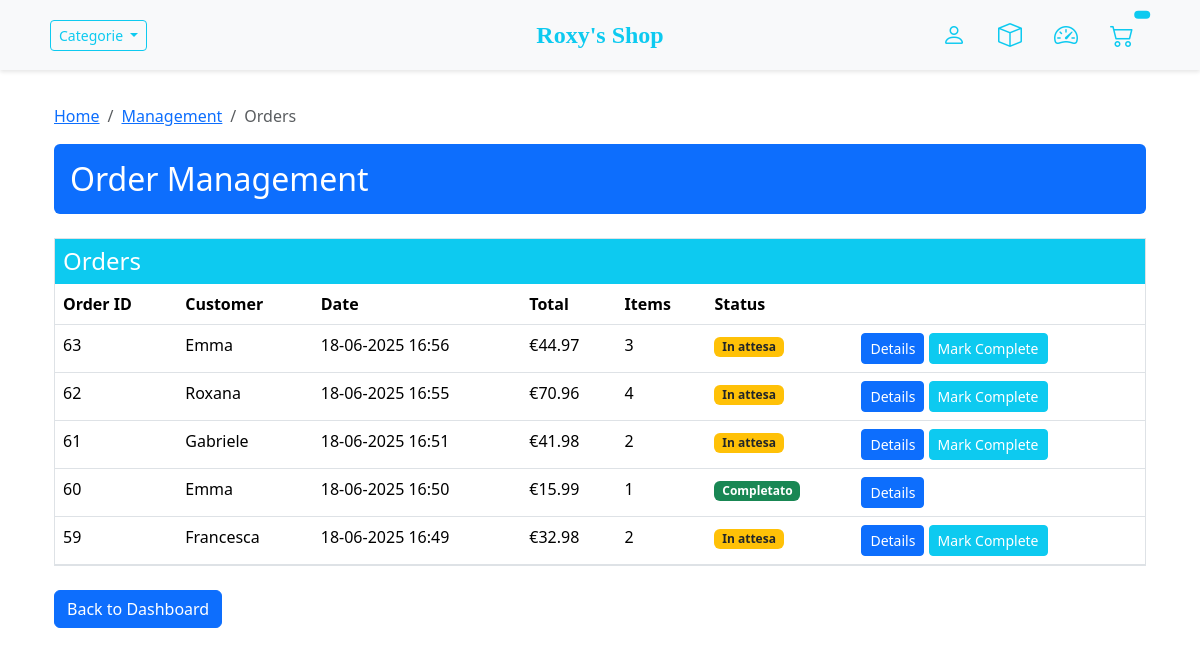
The app's page /management/orders/ (signed in), older data.
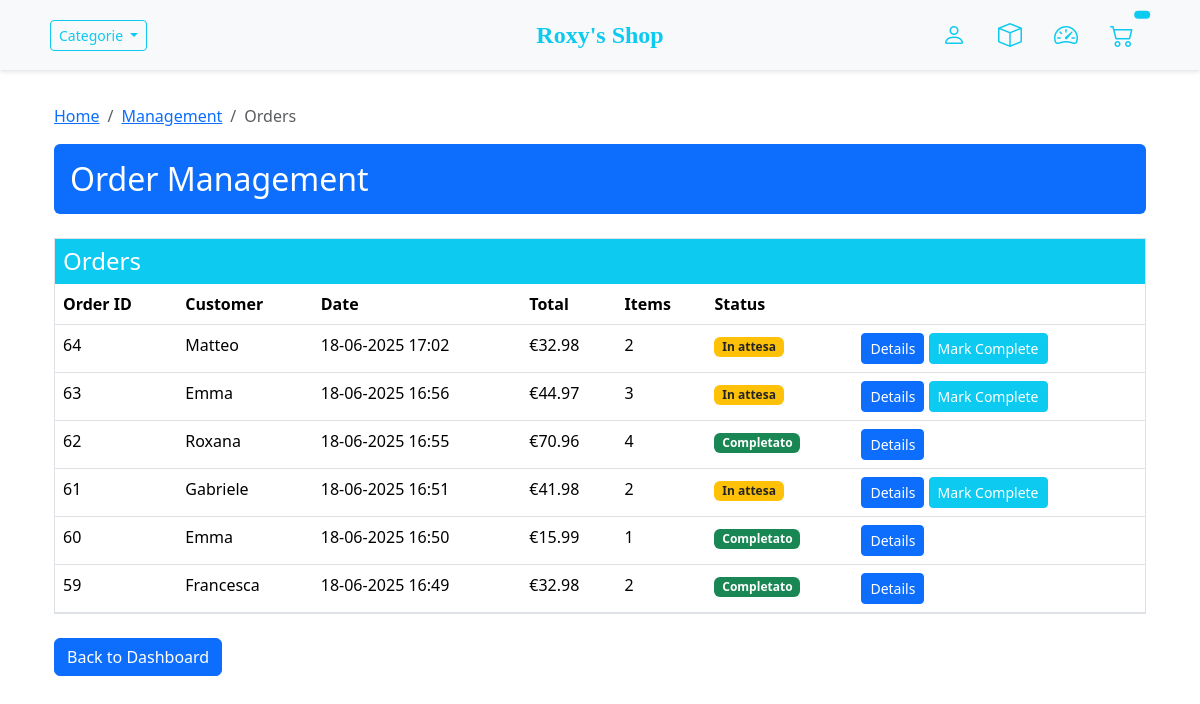
The same page, newer data.
### store/models.py (models this page shows, shortened)
class Order(models.Model):
	customer = models.ForeignKey(Customer, on_delete=models.SET_NULL, null=True, blank=True)
	date_ordered = models.DateTimeField(auto_now_add=True)
	complete = models.BooleanField(default=False)
	transaction_id = models.CharField(max_length=100, null=True)
	@property
	def get_cart_total(self):
		orderitems = self.orderitem_set.all()
		total = sum([item.get_total for item in orderitems])
		return total
	@property
	def get_cart_items(self):
		orderitems = self.orderitem_set.all()
		total = sum([item.quantity for item in orderitems])
		return total

class Customer(models.Model):
    user = models.OneToOneField(User, on_delete=models.CASCADE, null=True, blank=True)
    name = models.CharField(max_length=200, null=True)

class OrderItem(models.Model):
	product = models.ForeignKey(Product, on_delete=models.SET_NULL, null=True)
	order = models.ForeignKey(Order, on_delete=models.SET_NULL, null=True)
	quantity = models.IntegerField(default=0, null=True, blank=True)
	date_added = models.DateTimeField(auto_now_add=True)
	@property
	def get_total(self):
		if self.product is None:
			return 0
		return self.product.price * self.quantity

class Product(models.Model):
    name = models.CharField(max_length=200)
    price = models.DecimalField(max_digits=7, decimal_places=2)
    digital = models.BooleanField(default=False,null=True, blank=True)
    image = models.ImageField(null=True, blank=True)
    category = models.CharField(max_length=100, null=True, blank=True)

### management/views.py (the view)
# urls.py: path('orders/', views.order_list, name='order_list'),
@login_required
@user_passes_test(is_manager)
def order_list(request):
    orders = Order.objects.annotate(
        item_count=Count('orderitem')
    ).filter(
        transaction_id__isnull=False,
        item_count__gt=0
    ).order_by('-date_ordered')
    context = {
        'orders': orders,
        'title': 'Orders List'
    }
    return render(request, 'management/order_list.html', context)

### management/views.py (called while the page is built)
def is_manager(user):
    return user.groups.filter(name='Store Managers').exists() or user.is_superuser

### management/templates/management/order_list.html (shortened to what this page needs)
{% extends 'store/main.html' %} {% block content %}
<div class="container mt-4">
  <nav aria-label="breadcrumb">
    <ol class="breadcrumb">
      <li class="breadcrumb-item"><a href="{% url 'store' %}">Home</a></li>
      <li class="breadcrumb-item">
        <a href="{% url 'management:dashboard' %}">Management</a>
      </li>
      <li class="breadcrumb-item active">Orders</li>
    </ol>
  </nav>
  <div class="bg-primary text-white p-3 mb-4 rounded">
    <h2 class="m-0">Order Management</h2>
  </div>
  <div class="bg-light border mb-4">
    <div class="bg-info text-white p-2">
      <h4 class="m-0">Orders</h4>
    </div>
    <div>
      <table class="table mb-0">
        <thead class="bg-light">
          <tr>
            <th>Order ID</th>
            <th>Customer</th>
            <th>Date</th>
            <th>Total</th>
            <th>Items</th>
            <th>Status</th>
            <th></th>
          </tr>
        </thead>
        <tbody>
          {% for order in orders %}
          <tr>
            <td>{{ order.id }}</td>
            <td>{{ order.customer.name }}</td>
            <td>{{ order.date_ordered|date:"d-m-Y H:i" }}</td>
            <td>€{{ order.get_cart_total|floatformat:2 }}</td>
            <td>{{ order.get_cart_items }}</td>
            <td>
              {% if order.complete %}
              <span class="badge bg-success">Completato</span>
              {% else %}
              <span class="badge bg-warning text-dark">In attesa</span>
              {% endif %}
            </td>
            <td>
              <a
                href="{% url 'management:order_detail' order.id %}"
                class="btn btn-sm btn-primary"
                >Details</a
              >
              {% if not order.complete %}
              <form
                method="post"
                action="{% url 'management:mark_order_complete' order.id %}"
                class="d-inline"
              >
                <button type="submit" class="btn btn-sm btn-info text-white">
                  Mark Complete
                </button>
              </form>
              {% endif %}
            </td>
          </tr>
          {% empty %}
          <tr>
            <td colspan="7" class="text-center py-4">No orders found.</td>
          </tr>
          {% endfor %}
        </tbody>
      </table>
    </div>
  </div>
  <div>
    <a href="{% url 'management:dashboard' %}" class="btn btn-primary">
      Back to Dashboard
    </a>
  </div>
</div>
{% endblock %}

### store/templates/store/main.html (shortened to what this page needs)
<!DOCTYPE html>
{% load static %}
<html lang="it">
  <head>
    <link
      href="https://cdn.jsdelivr.net/npm/bootstrap@5.3.5/dist/css/bootstrap.min.css"
      rel="stylesheet"
    />
    <link
      rel="stylesheet"
      href="https://cdn.jsdelivr.net/npm/bootstrap-icons@1.11.3/font/bootstrap-icons.min.css"
    />
    <link rel="stylesheet" type="text/css" href="{% static 'css/main.css' %}" />
  </head>
  <body>
    <nav class="navbar navbar-expand-lg navbar-dark bg-light fixed-top">
      <div class="container-fluid">
        <div class="dropdown me-3">
          <button
            class="btn btn-sm btn-outline-info dropdown-toggle"
            type="button"
            id="categoriesDropdown"
            data-bs-toggle="dropdown"
            aria-expanded="false"
          >
            Categorie
          </button>
        </div>
        <a
          class="navbar-brand text-info position-absolute start-50 translate-middle-x"
          href="{% url 'store' %}"
          >Roxy's Shop</a
        >
        <div class="d-flex ms-auto">
          <a href="{% url 'login' %}" class="text-white mx-2" title="Account">
            <i class="bi bi-person text-info"></i>
          </a>
          {% if user.is_authenticated %}
          <a
            href="{% url 'my_orders' %}"
            class="text-white mx-2"
            title="I miei ordini"
          >
            <i class="bi bi-box text-info"></i>
          </a>
          {% endif %} {% if user.is_superuser %}
          <a
            href="{% url 'management:dashboard' %}"
            class="text-white mx-2"
            title="Dashboard"
          >
            <i class="bi bi-speedometer2 text-info"></i>
          </a>
          {% endif %}
          <a href="{% url 'cart' %}" class="text-white mx-2 position-relative">
            <i class="bi bi-cart2 text-info"></i>
            <span
              class="badge rounded-pill badge-notification bg-info position-absolute top-0 start-100 translate-middle"
            >
            </span>
          </a>
        </div>
      </div>
    </nav>
    <div class="container">
      <br />
      {% block content %} {% endblock content %}
    </div>
  </body>
</html>

### store/static/css/main.css (style rules this page uses)
body { background-color: hsl(0, 0%, 100%); padding-top: 56px; }
.container { margin-bottom: 30px; }
.navbar { box-shadow: 0 2px 4px rgba(0, 0, 0, 0.1); padding-top:15px; padding-bottom:15px; }
.container-fluid { padding-left: 50px; padding-right: 50px; }
.navbar .bi { font-size: 24px; width: 40px; height: 40px; display: inline-flex; align-items: center; justify-content: center; vertical-align: middle; }
.navbar-brand { font-size: 24px; font-weight: bold; font-family: wedding; }

Row changes from the older to the newer data that the page shows:
added Order: id "64", customer.name "Matteo", date_ordered "18-06-2025 17:02", get_cart_total "32.98", get_cart_items "2", complete "In attesa"
changed Order "Roxana": complete "In attesa Mark Complete" → "Completato"
changed Order "Francesca": complete "In attesa Mark Complete" → "Completato"
